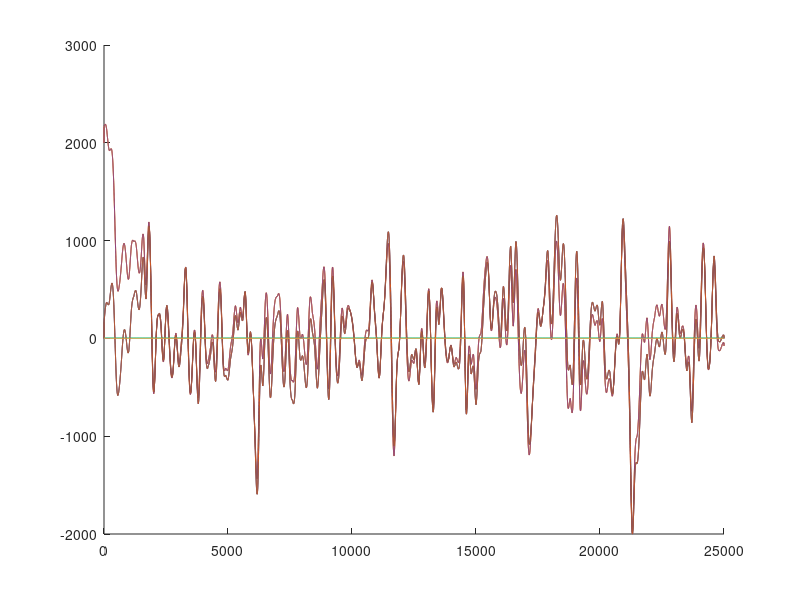
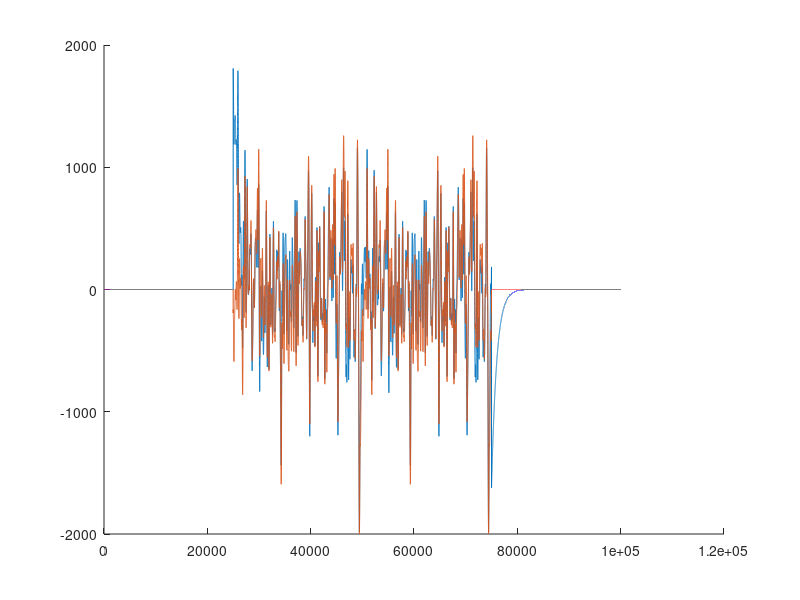

The MATLAB script that drew these images, in order:
% script to make table of values for DAC output for arduino due skech
% "simple waveform generator" for a given output frequency and given
% sampling interval (Fs) the values are computed and then converted into
% the correct format - hex

%orginial A=2020 dc offset 2048, modified (from calibration) A=2000 offset
%2020

load('EEG_chn_noFilt');

A=2000; %amplitude approx max of 12bit DAC
Offset=A; 

scf=A/max(abs(Vdaq));

y=Vdaq*scf + Offset;

%%

Fs=50000;

ts=1/Fs; %time between samples - this is determined by the speed of the arduino
T=0.5;
t=0:ts:T-ts; %full time vector
yint=int16(y); %make values  integers
ystr=strjoin(cellstr(num2str(yint)),',');

if min(yint) < 0 || max(yint) > 2^12
    warning('out of range');
end


ArrayDefStr=strcat('static uint16_t waveformsTable[maxSamplesNum] = {',ystr,'};');

fid=fopen('WaveformsEEG_noFilt.h','w+');
fprintf(fid,'%s\n',ArrayDefStr);
fclose(fid);


%% check output after RC filter

% for the due version, the DAC output goes through HP RC filter, so lets
% check how this fucks it up

%RC filter is same as first order butterworth(or any type of filter i
%think)

ysig = [zeros(size(y)) y y y zeros(size(y))];
ysigideal = [zeros(size(y)) y-Offset y-Offset y-Offset zeros(size(y))];

R=10e3;
C=1e-6;

Fc=1/(2*pi*R*C);
[B,A]=butter(1,Fc/Fs,'high');

% figure;
% freqz(B,A,0:0.1:100,Fs);

figure
hold on
plot(filter(B,A,ysig));
plot(ysigideal);
hold off

%% check output after RC filter

% for the due version, the DAC output goes through HP RC filter, so lets
% check how this fucks it up

%RC filter is same as first order butterworth(or any type of filter i
%think)


phase_pad = 45;
phase_coeff = phase_pad/360;

pad_length= round(length(y)*phase_coeff);

y_pad = [y(end-pad_length:end); y; y(1:end-pad_length) ]; %y(1:pad_length)

ysig = [zeros(size(y)); y_pad; zeros(size(y))];
ysigideal = [zeros(size(y)); y_pad-Offset; zeros(size(y))];

R=10e3;
C=1e-6;

Fc=1/(2*pi*R*C);
[B,A]=butter(1,Fc/Fs,'high');

% figure;
% freqz(B,A,0:0.1:100,Fs);

figure
hold on
plot(filter(B,A,ysig));
plot(ysigideal);
hold off

%%

% y_padint=int16(y_pad); %make values  integers
% y_padstr=strjoin(cellstr(num2str(y_padint')),',');
% 
% if min(y_padint) < 0 || max(y_padint) > 2^12
%     warning('out of range');
% end
% 
% 
% ArrayDefStr_pad=strcat('static uint16_t waveformsTable[maxSamplesNum] = {',y_padstr,'};');
% 
% fid=fopen('WaveformsEEG_pad.h','w+');
% fprintf(fid,'%s\n',ArrayDefStr_pad);
% fclose(fid);








